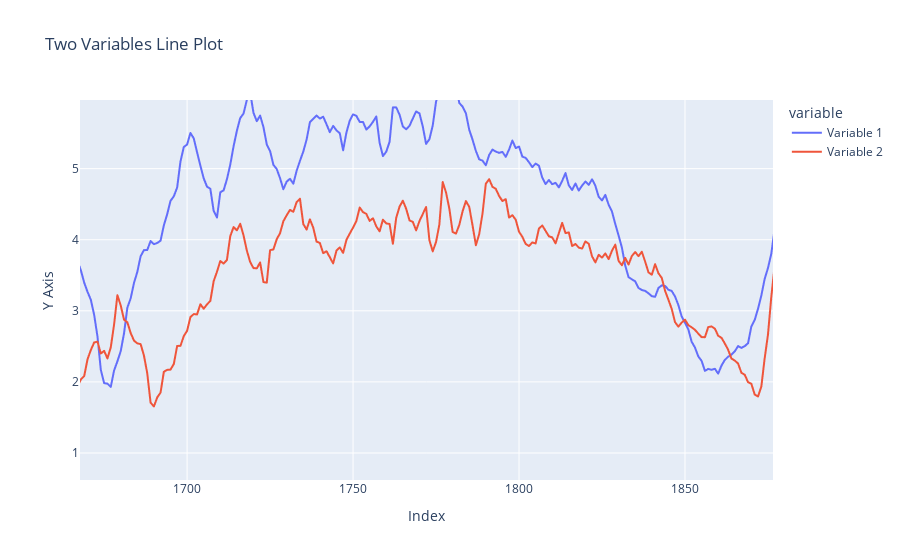

Source (notebook cell):
### Code cell
import pandas as pd
import plotly.express as px

# Sample data for two variables
data = {
    'Variable 1':true,
    'Variable 2': preds.squeeze()
}

# Create a DataFrame
df = pd.DataFrame(data)

# Plot the data using plotly express
fig = px.line(df, labels={"value": "Y Axis", "index": "Index"}, title="Two Variables Line Plot")

# Show the plot
fig.show()

### Figure 1 — Plotly figure (JSON) as saved in the notebook; plotly's stock layout.template omitted (floating-point values rounded to 4 significant figures; data arrays with more than 128 entries replaced by an {"elided": "..."} marker saying what was removed)
{"data": [{"hovertemplate": "variable=Variable 1<br>Index=%{x}<br>Y Axis=%{y}<extra></extra>", "legendgroup": "Variable 1", "line": {"color": "#636efa", "dash": "solid"}, "marker": {"symbol": "circle"}, "mode": "lines", "name": "Variable 1", "showlegend": true, "type": "scattergl", "x": {"elided": "6985 int values"}, "xaxis": "x", "y": {"elided": "6985 float values"}, "yaxis": "y"}, {"hovertemplate": "variable=Variable 2<br>Index=%{x}<br>Y Axis=%{y}<extra></extra>", "legendgroup": "Variable 2", "line": {"color": "#EF553B", "dash": "solid"}, "marker": {"symbol": "circle"}, "mode": "lines", "name": "Variable 2", "showlegend": true, "type": "scattergl", "x": {"elided": "6985 int values"}, "xaxis": "x", "y": {"elided": "6985 float values"}, "yaxis": "y"}], "layout": {"autosize": true, "legend": {"title": {"text": "variable"}, "tracegroupgap": 0}, "title": {"text": "Two Variables Line Plot"}, "xaxis": {"anchor": "y", "autorange": false, "domain": [0, 1], "range": [1668.0, 1877.0], "title": {"text": "Index"}, "type": "linear"}, "yaxis": {"anchor": "x", "autorange": false, "domain": [0, 1], "range": [0.6198, 5.966], "title": {"text": "Y Axis"}, "type": "linear"}}}
